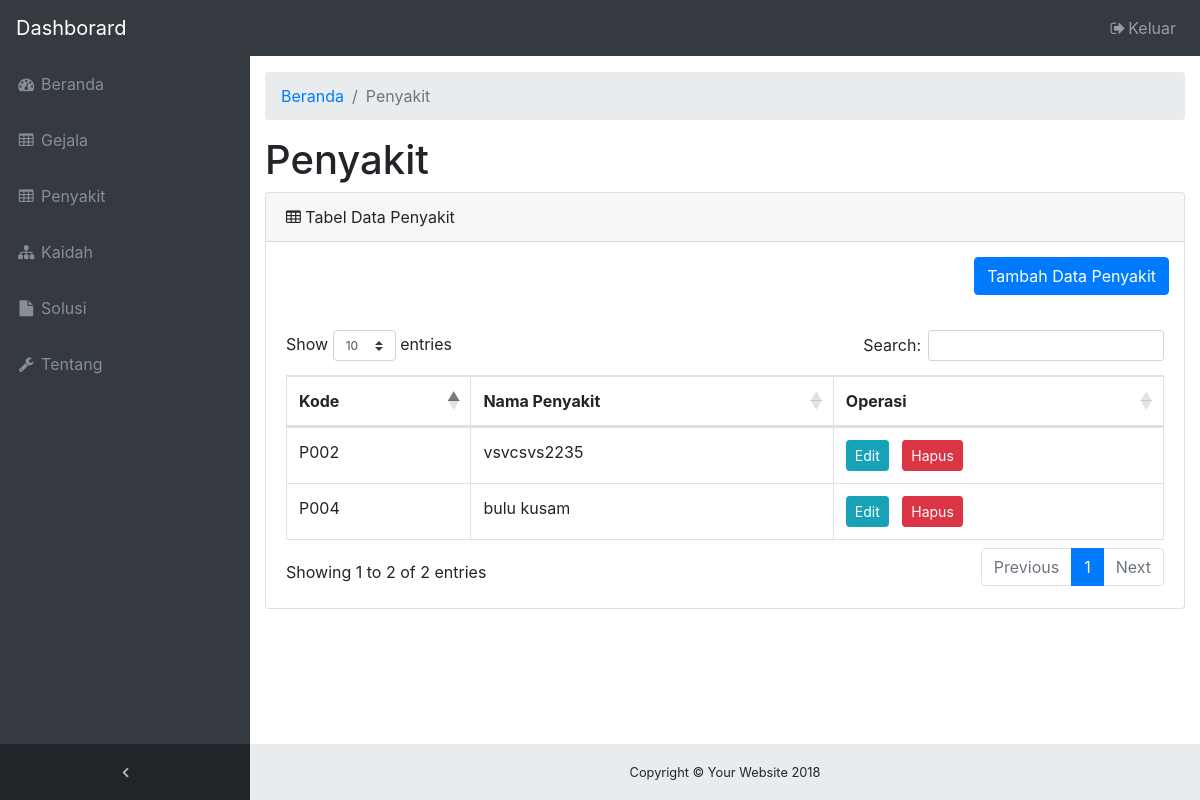
The page /tampilan_pakar/penyakit.php (signed in) on the database as committed earlier.
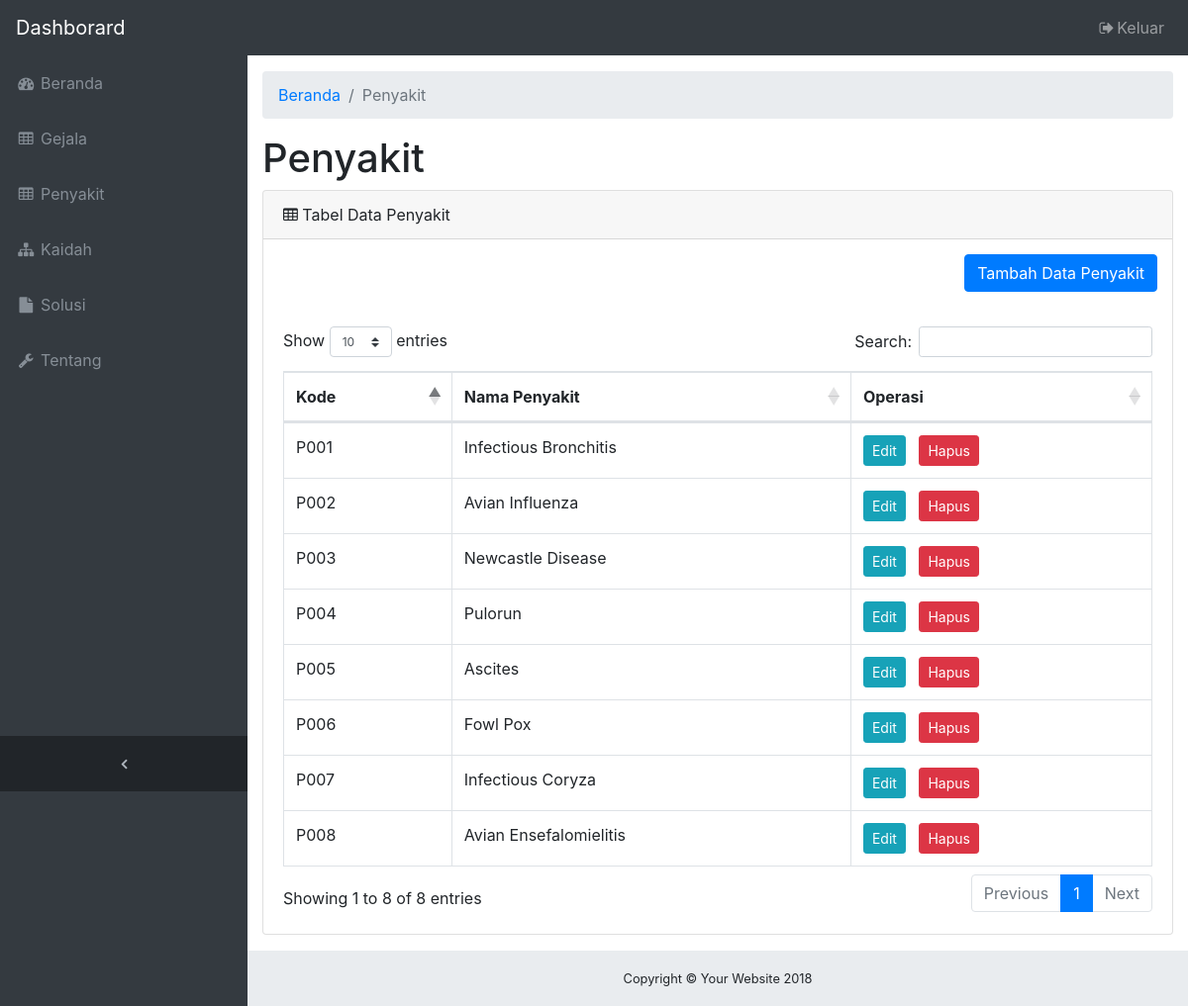
The same page on the database as committed later.
### tables this page shows
CREATE TABLE `penyakit` (
  `kode_penyakit` varchar(4) NOT NULL,
  `nama_penyakit` varchar(50) NOT NULL
);

### tampilan_pakar/penyakit.php (the view, shortened to what this page needs)
<?php
  include "head.php";
?>
<div class="content-wrapper">
  <div class="container-fluid">
    <ol class="breadcrumb">
      <li class="breadcrumb-item">
        <a href="index.html">Beranda</a>
      </li>
      <li class="breadcrumb-item active">Penyakit</li>
    </ol>
    <div class="row">
      <div class="col-12">
        <h1>Penyakit</h1>
      </div>
    </div>
    <?php
     include "../proses_login/koneksi.php";
     $sql = "select * from penyakit order by kode_penyakit";
     $hasil = mysqli_query($konek, $sql);
    ?>
    <div class="card mb-3">
      <div class="card-header">
        <i class="fa fa-table"></i> Tabel Data Penyakit</div>
        <div class="" align="right" style="padding:15px;">
          <button class="btn btn-primary" data-toggle="modal" data-target="#tambah">Tambah Data Penyakit</button>
        </div>
      <div class="card-body">
        <div class="table-responsive">
          <table class="table table-bordered" id="dataTable" width="100%" cellspacing="0">
            <thead>
              <tr>
                <th>Kode</th>
                <th>Nama Penyakit</th>
                <th>Operasi</th>
              </tr>
            </thead>
            <tbody>
            <?php while ($row = mysqli_fetch_assoc($hasil)){ ?>
	                 <tr>
			                 <td><?php echo $row['kode_penyakit'] ?></td>
                       <td><?php echo $row['nama_penyakit'] ?></td>
                       <td><button class="btn btn-info btn-sm" data-toggle="modal" data-target="#edit<?php echo $row['kode_penyakit'] ?>">Edit</button>&nbsp;&nbsp;
                           <button class="btn btn-danger btn-sm" data-toggle="modal" data-target="#hapus<?php echo $row['kode_penyakit'] ?>">Hapus</button></td>
                     </tr>
              <?php } ?>
            </tbody>
          </table>
        </div>
      </div>
    </div>
  </div>
</div>
 <?php
    include "footer.php";
  ?>

### tampilan_pakar/head.php (shortened to what this page needs)
<!DOCTYPE html>
<html lang="en">
<head>
  <link href="vendor/bootstrap/css/bootstrap.min.css" rel="stylesheet">
  <link href="vendor/font-awesome/css/font-awesome.min.css" rel="stylesheet" type="text/css">
  <link href="css/sb-admin.css" rel="stylesheet">
  <link rel="stylesheet" type="text/css" href="https://cdn.datatables.net/1.10.19/css/dataTables.bootstrap4.min.css">
</head>
<body class="fixed-nav sticky-footer bg-dark" id="page-top">
  <?php
    include "navigation.php";
  ?>

### tampilan_pakar/navigation.php (shortened to what this page needs)
<nav class="navbar navbar-expand-lg navbar-dark bg-dark fixed-top" id="mainNav">
  <a class="navbar-brand" href="index.php">Dashborard</a>
  <div class="collapse navbar-collapse" id="navbarResponsive">
    <ul class="navbar-nav navbar-sidenav" id="exampleAccordion">
    <li class="nav-item" data-toggle="tooltip" data-placement="right" title="Beranda">
        <a class="nav-link" href="index.php">
          <i class="fa fa-fw fa-dashboard"></i>
          <span class="nav-link-text">Beranda</span>
        </a>
      </li>
      <li class="nav-item" data-toggle="tooltip" data-placement="right" title="Gejala">
        <a class="nav-link" href="gejala.php">
          <i class="fa fa-fw fa-table"></i>
          <span class="nav-link-text">Gejala</span>
        </a>
      </li>
      <li class="nav-item" data-toggle="tooltip" data-placement="right" title="Penyakit">
        <a class="nav-link" href="penyakit.php">
          <i class="fa fa-fw fa-table"></i>
          <span class="nav-link-text">Penyakit</span>
        </a>
      </li>
      <li class="nav-item" data-toggle="tooltip" data-placement="right" title="Kaidah">
        <a class="nav-link" href="kaidah.php">
          <i class="fa fa-fw fa-sitemap"></i>
          <span class="nav-link-text">Kaidah</span>
        </a>
      </li>
      <li class="nav-item" data-toggle="tooltip" data-placement="right" title="Solusi">
        <a class="nav-link" href="solusi.php">
          <i class="fa fa-fw fa-file"></i>
          <span class="nav-link-text">Solusi</span>
        </a>
      </li>
      <li class="nav-item" data-toggle="tooltip" data-placement="right" title="Tentang">
        <a class="nav-link" href="tentang.php">
          <i class="fa fa-fw fa-wrench"></i>
          <span class="nav-link-text">Tentang</span>
        </a>
      </li>
    </ul>
    <ul class="navbar-nav sidenav-toggler">
      <li class="nav-item">
        <a class="nav-link text-center" id="sidenavToggler">
          <i class="fa fa-fw fa-angle-left"></i>
        </a>
      </li>
    </ul>
    <ul class="navbar-nav ml-auto">
      <li class="nav-item">
        <a class="nav-link" data-toggle="modal" data-target="#exampleModal">
          <i class="fa fa-fw fa-sign-out"></i>Keluar</a>
      </li>
    </ul>
  </div>
</nav>

### tampilan_pakar/footer.php (shortened to what this page needs)
<footer class="sticky-footer">
  <div class="container">
    <div class="text-center">
      <small>Copyright © Your Website 2018</small>
    </div>
  </div>
</footer>
</body>
</html>

### tampilan_pakar/css/sb-admin.css (style rules this page uses)
html { position: relative; min-height: 100%; }
body { overflow-x: hidden; }
body.sticky-footer { margin-bottom: 56px; }
body.sticky-footer .content-wrapper { min-height: calc(100vh - 56px - 56px); }
body.fixed-nav { padding-top: 56px; }
.content-wrapper { min-height: calc(100vh - 56px); padding-top: 1rem; }
#mainNav .navbar-collapse { overflow: auto; max-height: 75vh; }
#mainNav .navbar-collapse .navbar-nav .nav-item .nav-link { cursor: pointer; }
#mainNav .navbar-collapse .sidenav-toggler { display: none; }
@media (min-width: 992px) { #mainNav .navbar-brand { width: 250px; } }
@media (min-width: 992px) { #mainNav .navbar-collapse { overflow: visible; max-height: none; } }
@media (min-width: 992px) { #mainNav .navbar-collapse .navbar-sidenav { position: absolute; top: 0; left: 0; -webkit-flex-direction: column; -ms-flex-direction: column; flex-direction: column; margin-top: 56px; } }
@media (min-width: 992px) { #mainNav .navbar-collapse .navbar-sidenav > .nav-item { width: 250px; padding: 0; } }
@media (min-width: 992px) { #mainNav .navbar-collapse .navbar-sidenav > .nav-item > .nav-link { padding: 1em; } }
#mainNav.fixed-top .sidenav-toggler { display: none; }
@media (min-width: 992px) { #mainNav.fixed-top .navbar-sidenav { height: calc(100vh - 112px); } }
@media (min-width: 992px) { #mainNav.fixed-top .sidenav-toggler { position: absolute; top: 0; left: 0; display: flex; -webkit-flex-direction: column; -ms-flex-direction: column; flex-direction: column; margin-top: calc(100vh - 56px); } }
@media (min-width: 992px) { #mainNav.fixed-top .sidenav-toggler > .nav-item { width: 250px; padding: 0; } }
@media (min-width: 992px) { #mainNav.fixed-top .sidenav-toggler > .nav-item > .nav-link { padding: 1em; } }
#mainNav.fixed-top.navbar-dark .sidenav-toggler { background-color: #212529; }
#mainNav.fixed-top.navbar-dark .sidenav-toggler a i { color: #adb5bd; }
.content-wrapper { overflow-x: hidden; background: white; }
@media (min-width: 992px) { .content-wrapper { margin-left: 250px; } }
#sidenavToggler i { font-weight: 800; }
#mainNav.navbar-dark .navbar-collapse .navbar-sidenav > .nav-item > .nav-link { color: #868e96; }
@media (min-width: 992px) { #mainNav.navbar-dark .navbar-collapse .navbar-sidenav { background: #343a40; } }
footer.sticky-footer { position: absolute; right: 0; bottom: 0; width: 100%; height: 56px; background-color: #e9ecef; line-height: 55px; }
@media (min-width: 992px) { footer.sticky-footer { width: calc(100% - 250px); } }

Rows that differ between the two databases and show on the page:
added penyakit: kode_penyakit "P001", nama_penyakit "Infectious Bronchitis"
changed penyakit "P002": nama_penyakit "vsvcsvs2235" → "Avian Influenza"
added penyakit: kode_penyakit "P003", nama_penyakit "Newcastle Disease"
changed penyakit "P004": nama_penyakit "bulu kusam" → "Pulorun"
added penyakit: kode_penyakit "P005", nama_penyakit "Ascites"
added penyakit: kode_penyakit "P006", nama_penyakit "Fowl Pox"
added penyakit: kode_penyakit "P007", nama_penyakit "Infectious Coryza"
added penyakit: kode_penyakit "P008", nama_penyakit "Avian Ensefalomielitis"
Other text that changed with them:
text written by a page script: "Show entries Search: Showing 1 to 2 of 2 entries Previous 1 Next" → "Show entries Search: Showing 1 to 8 of 8 entries Previous 1 Next"
